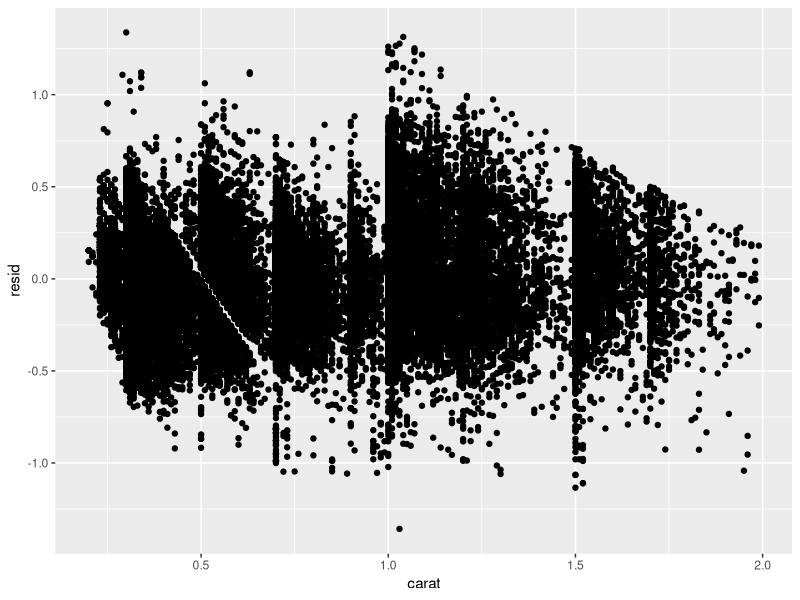
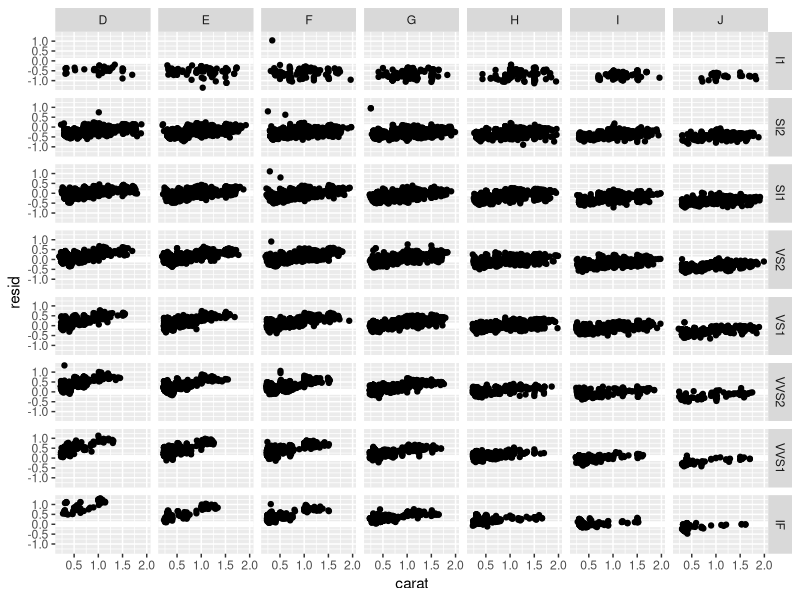
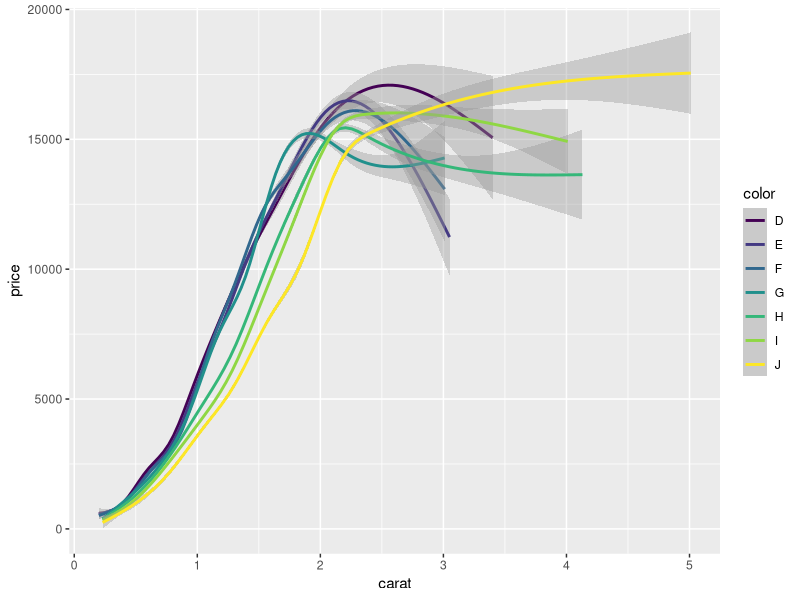
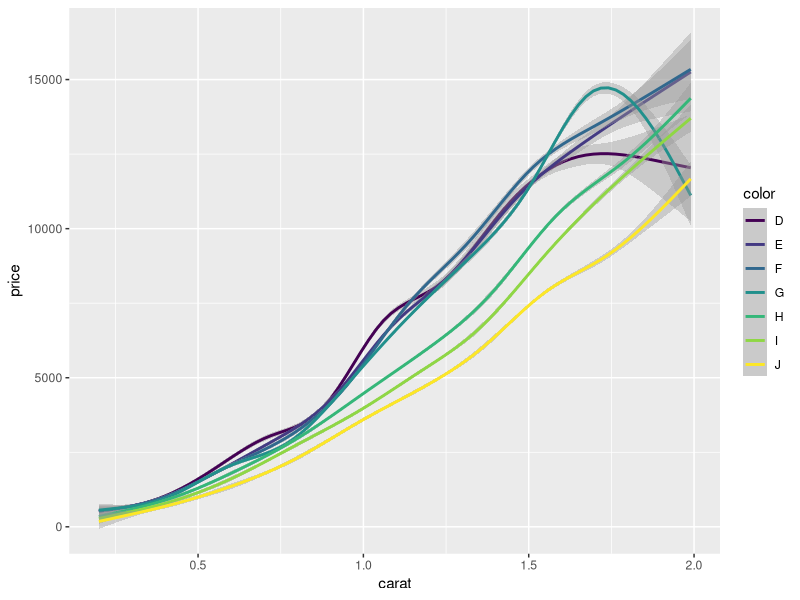

The R source for these figures, in order: (Note: this script raises an error after producing the figures.)
## ---- chunk 1
library(ggplot2)
library(plyr)
library(dplyr)
options(digits = 2, width = 60)
## ---- chunk 2
mod <- lm(log(price) ~ log(carat), data = diamonds)
diamonds2 <- mutate(diamonds,
  est_price = exp(predict(mod)),
  resid = resid(mod)
)
qplot(carat, resid, data = filter(diamonds2, carat < 2))

ggplot(filter(diamonds2, carat < 2), aes(carat, resid)) + 
  geom_abline(slope = 0, colour = "white", size = 2) + 
  geom_point() + 
  facet_grid(clarity ~ color)
## ---- chunk 3
qplot(carat, price, data = diamonds, geom = "smooth", 
  colour = color)
dense <- subset(diamonds, carat < 2)
qplot(carat, price, data = dense, geom = "smooth", 
  colour = color,  fullrange = TRUE)
## ---- chunk 4
mod <- gam(price ~ s(carat, bs = "cs") + color, data = dense)
grid <- with(diamonds, expand.grid(
  carat = seq(0.2, 2, length = 50),
  color = levels(color)
))
grid$pred <- predict(mod, grid)
qplot(carat, pred, data = grid, colour = color, geom = "line")
## ---- chunk 5
qplot(displ, cty, data = mpg) + geom_smooth(method = "lm")
mpgmod <- lm(cty ~ displ, data = mpg)
## ---- chunk 6
mod <- lm(cty ~ displ, data = mpg)
basic <- ggplot(mod, aes(.fitted, .resid)) +
  geom_hline(yintercept = 0, colour = "grey50", size = 0.5) + 
  geom_point() + 
  geom_smooth(size = 0.5, se = F)
basic
basic + aes(y = .stdresid)
basic + aes(size = .cooksd) + scale_size_area("Cook's distance")
## ---- chunk 7
full <- basic %+% fortify(mod, mpg)
full + aes(colour = factor(cyl))
full + aes(displ, colour = factor(cyl))
